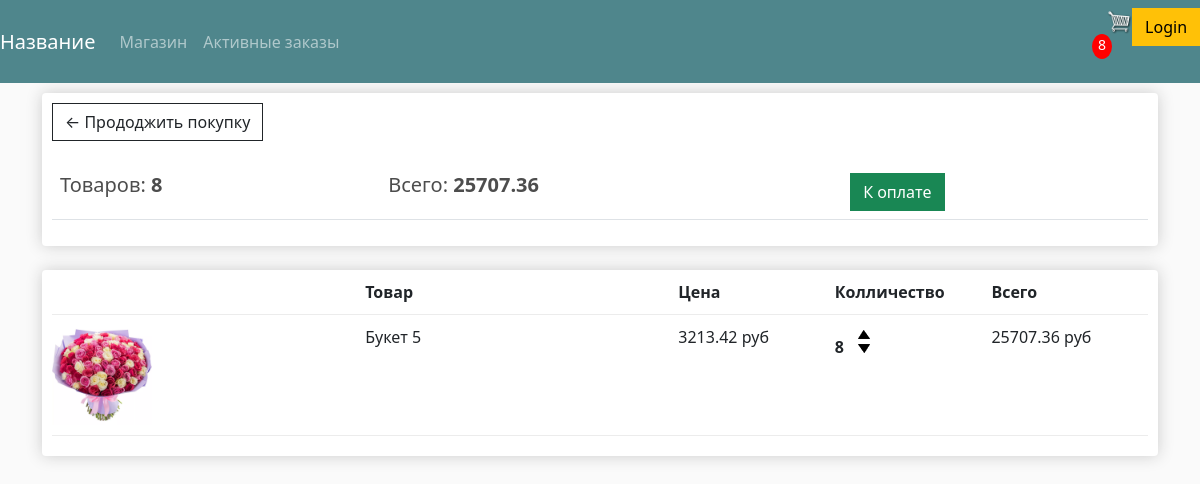
The app's page /cart/ (signed in) with its own data.
### store/models.py (models this page shows, shortened)
class Order(models.Model):
    customer = models.ForeignKey(Customer, on_delete=models.SET_NULL, null=True,blank=True)
    date_ordered = models.DateTimeField(auto_now_add=True)
    complete = models.BooleanField(default=False)
    transaction_id = models.CharField(max_length=100, null=True)
    @property
    def get_cart_total(self):
        orderitems = self.orderitem_set.all()
        total = sum([item.get_total for item in orderitems])
        return total
    @property
    def get_cart_items(self):
        orderitems = self.orderitem_set.all()
        total = sum([item.quantity for item in orderitems])
        return total

class OrderItem(models.Model):
    product = models.ForeignKey(Product, on_delete=models.SET_NULL, null=True,blank=True)
    order = models.ForeignKey(Order, on_delete=models.SET_NULL, null=True,blank=True)
    quantity = models.IntegerField(default=0,null=True,blank=True)
    date_added = models.DateTimeField(auto_now_add=True)
    @property
    def get_total(self):
        total = self.product.price * self.quantity
        return total

class Product(models.Model):
    name = models.CharField(max_length=200,null=True)
    price = models.DecimalField(max_digits=7, decimal_places=2)
    image = models.ImageField(null=True, blank=True)
    @property
    def imageURL(self):
        try:
            url = self.image.url
        except:
            url= ''
        return url

### store/views.py (the view)
# urls.py: path('cart/', views.cart, name='cart'),
def cart(request):
    data = cartData(request)
    cartItems = data['cartItems']
    order = data['order']
    items = data['items']
    context = {'items':items,'order':order, 'cartItems':cartItems}
    return render(request,'store/cart.html',context)

### store/utils.py (called while the page is built)
def cartData(request):
    if request.user.is_authenticated:
        customer = request.user.customer
        order, created = Order.objects.get_or_create(customer = customer, complete=False)
        items = order.orderitem_set.all()
        cartItems = order.get_cart_items
    else:
        cookieData = cookieCart(request)
        cartItems = cookieData['cartItems']
        order = cookieData['order']
        items = cookieData['items']
    return {'cartItems':cartItems, 'order':order, 'items':items}

### store/templates/store/cart.html
{% extends 'store/main.html'%}
{% load static %}
{% block content %}
<div class="row">
    <div class="col-lg-12">
        <div class="box-element">
            <a class="btn btn-outline-dark" href="{% url 'store' %}">&#x2190; Прододжить покупку</a>
            <br>
            <br>
            <table class="table">
                <tr>
                    <th><h5>Товаров: <strong>{{order.get_cart_items}}</strong></h5></th>
                    <th><h5>Всего: <strong>{{order.get_cart_total}}</strong></h5></th>
                    <th>
                        <a style="float:right:margin:5px" class="btn btn-success" href="{% url 'checkout'%}">К
                            оплате</a>
                    </th>
                </tr>
            </table>
        </div>
        <br>
        <div class="box-element">
            <div class="cart-row">
                <div style="flex:2"></div>
                <div style="flex:2"><strong>Товар</strong></div>
                <div style="flex:1"><strong>Цена</strong></div>
                <div style="flex:1"><strong>Колличество</strong></div>
                <div style="flex:1"><strong>Всего</strong></div>
            </div>
            {% for item in items %}
            <div class="cart-row">
                <div style="flex:2"><img class="row-image" src="{{item.product.imageURL}}"></div>
                <div style="flex:2">{{item.product.name}}</div>
                <div style="flex:1">{{item.product.price}} руб</div>
                <div style="flex:1">
                    <p class="quantity">{{ item.quantity }}</p>
                    <div class="quantity">
                        <img data-product={{item.product.id}} data-action="add" class="chg-quantity update-cart"
                             src="{% static  'images/arrow-up.png' %}">
                        <img data-product={{item.product.id}} data-action="remove" class="chg-quantity update-cart"
                             src="{% static  'images/arrow-down.png' %}">
                    </div>
                </div>
                <div style="flex:1">{{item.get_total}} руб</div>
            </div>
            {% endfor %}
        </div>
    </div>
</div>
{% endblock content %}

### static/css/main.css (style rules this page uses)
body { background-color: hsl(0, 0%, 98%); }
h1,h2,h3,h4,h5,h6 { color:hsl(0, 0%, 30%); }
.box-element { box-shadow:hsl(0, 0%, 80%) 0 0 16px; background-color: #fff; border-radius: 4px; padding: 10px; }
.col-lg-4, .col-lg-6, .col-lg-8, .col-lg-12 { margin-top: 10px; }
.btn { border-radius: 0; }
.row-image { width: 100px; }
.cart-row { display: flex; align-items: flex-stretch; padding-bottom: 10px; margin-bottom: 10px; border-bottom: 1px solid #ececec; }
.quantity { display: inline-block; font-weight: 700; padding-right:10px; }
.chg-quantity { width: 12px; cursor: pointer; display: block; margin-top: 5px; transition:.1s; }

### records on screen
Order: get_cart_items "8", get_cart_total "25707.36"
OrderItem: product.imageURL (picture), product.name "Букет 5", product.price "3213.42", quantity "8", get_total "25707.36"

### other values on screen
{{ cartItems }} "8"
